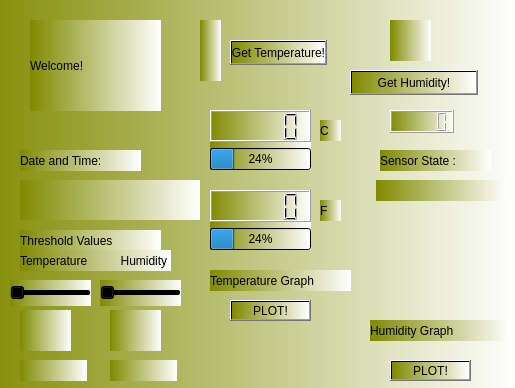
<?xml version="1.0" encoding="UTF-8"?>
<ui version="4.0">
 <class>DHT22SensorData</class>
 <widget class="QMainWindow" name="DHT22SensorData">
  <property name="geometry">
   <rect>
    <x>0</x>
    <y>0</y>
    <width>515</width>
    <height>388</height>
   </rect>
  </property>
  <property name="windowTitle">
   <string>DHT22 Sensor Data </string>
  </property>
  <property name="styleSheet">
   <string notr="true">background-color: qlineargradient(spread:pad, x1:0, y1:0, x2:1, y2:0, stop:0 rgba(128, 138, 0, 255), stop:1 rgba(255, 255, 255, 255));</string>
  </property>
  <widget class="QWidget" name="centralwidget">
   <widget class="QLabel" name="Background">
    <property name="geometry">
     <rect>
      <x>-30</x>
      <y>-50</y>
      <width>551</width>
      <height>440</height>
     </rect>
    </property>
    <property name="text">
     <string/>
    </property>
    <property name="pixmap">
     <pixmap>main-image.jpg</pixmap>
    </property>
   </widget>
   <widget class="QLCDNumber" name="HumidityDisplay">
    <property name="geometry">
     <rect>
      <x>390</x>
      <y>110</y>
      <width>64</width>
      <height>23</height>
     </rect>
    </property>
   </widget>
   <widget class="QWidget" name="layoutWidget_2">
    <property name="geometry">
     <rect>
      <x>210</x>
      <y>110</y>
      <width>101</width>
      <height>60</height>
     </rect>
    </property>
    <layout class="QVBoxLayout" name="verticalLayout_3">
     <item>
      <widget class="QLCDNumber" name="TemperatureDisplayC"/>
     </item>
     <item>
      <widget class="QProgressBar" name="GraphicTempBarC">
       <property name="value">
        <number>24</number>
       </property>
      </widget>
     </item>
    </layout>
   </widget>
   <widget class="QLabel" name="label_2">
    <property name="geometry">
     <rect>
      <x>320</x>
      <y>120</y>
      <width>21</width>
      <height>21</height>
     </rect>
    </property>
    <property name="text">
     <string>C</string>
    </property>
   </widget>
   <widget class="QWidget" name="layoutWidget">
    <property name="geometry">
     <rect>
      <x>210</x>
      <y>110</y>
      <width>101</width>
      <height>60</height>
     </rect>
    </property>
    <layout class="QVBoxLayout" name="verticalLayout_2">
     <item>
      <widget class="QLCDNumber" name="TemperatureDisplay"/>
     </item>
     <item>
      <widget class="QProgressBar" name="GraphicTempBar">
       <property name="value">
        <number>24</number>
       </property>
      </widget>
     </item>
    </layout>
   </widget>
   <widget class="QWidget" name="layoutWidget_3">
    <property name="geometry">
     <rect>
      <x>210</x>
      <y>190</y>
      <width>101</width>
      <height>60</height>
     </rect>
    </property>
    <layout class="QVBoxLayout" name="verticalLayout_4">
     <item>
      <widget class="QLCDNumber" name="TemperatureDisplayF"/>
     </item>
     <item>
      <widget class="QProgressBar" name="GraphicTempBarF">
       <property name="value">
        <number>24</number>
       </property>
      </widget>
     </item>
    </layout>
   </widget>
   <widget class="QLabel" name="label_3">
    <property name="geometry">
     <rect>
      <x>320</x>
      <y>200</y>
      <width>21</width>
      <height>21</height>
     </rect>
    </property>
    <property name="text">
     <string>F</string>
    </property>
   </widget>
   <widget class="QLabel" name="label_4">
    <property name="geometry">
     <rect>
      <x>20</x>
      <y>230</y>
      <width>141</width>
      <height>21</height>
     </rect>
    </property>
    <property name="styleSheet">
     <string notr="true">font: 75 8pt &quot;PibotoLt&quot;;</string>
    </property>
    <property name="text">
     <string>Threshold Values</string>
    </property>
   </widget>
   <widget class="QLabel" name="label_5">
    <property name="geometry">
     <rect>
      <x>20</x>
      <y>250</y>
      <width>151</width>
      <height>21</height>
     </rect>
    </property>
    <property name="styleSheet">
     <string notr="true">font: 75 8pt &quot;PibotoLt&quot;;</string>
    </property>
    <property name="text">
     <string>Temperature          Humidity</string>
    </property>
   </widget>
   <widget class="QLabel" name="Alarmpic1">
    <property name="geometry">
     <rect>
      <x>20</x>
      <y>310</y>
      <width>51</width>
      <height>41</height>
     </rect>
    </property>
    <property name="text">
     <string/>
    </property>
    <property name="pixmap">
     <pixmap>rsz_alarmlatest.jpg</pixmap>
    </property>
   </widget>
   <widget class="QLabel" name="Alarmpic1_2">
    <property name="geometry">
     <rect>
      <x>110</x>
      <y>310</y>
      <width>51</width>
      <height>41</height>
     </rect>
    </property>
    <property name="text">
     <string/>
    </property>
    <property name="pixmap">
     <pixmap>rsz_alarmlatest.jpg</pixmap>
    </property>
   </widget>
   <widget class="QLabel" name="label_7">
    <property name="geometry">
     <rect>
      <x>210</x>
      <y>270</y>
      <width>141</width>
      <height>21</height>
     </rect>
    </property>
    <property name="text">
     <string>Temperature Graph</string>
    </property>
   </widget>
   <widget class="QLabel" name="label_8">
    <property name="geometry">
     <rect>
      <x>370</x>
      <y>320</y>
      <width>141</width>
      <height>21</height>
     </rect>
    </property>
    <property name="text">
     <string>Humidity Graph</string>
    </property>
   </widget>
   <widget class="QPushButton" name="TempPlotPushButton">
    <property name="geometry">
     <rect>
      <x>230</x>
      <y>300</y>
      <width>81</width>
      <height>21</height>
     </rect>
    </property>
    <property name="text">
     <string>PLOT!</string>
    </property>
   </widget>
   <widget class="QPushButton" name="HumidityPlotPushButton">
    <property name="geometry">
     <rect>
      <x>390</x>
      <y>360</y>
      <width>81</width>
      <height>21</height>
     </rect>
    </property>
    <property name="text">
     <string>PLOT!</string>
    </property>
   </widget>
   <widget class="QLabel" name="label">
    <property name="geometry">
     <rect>
      <x>380</x>
      <y>150</y>
      <width>111</width>
      <height>21</height>
     </rect>
    </property>
    <property name="text">
     <string>Sensor State : </string>
    </property>
   </widget>
   <widget class="QLabel" name="SensorState">
    <property name="geometry">
     <rect>
      <x>376</x>
      <y>180</y>
      <width>131</width>
      <height>21</height>
     </rect>
    </property>
    <property name="text">
     <string/>
    </property>
   </widget>
   <widget class="QSlider" name="TempSlider">
    <property name="geometry">
     <rect>
      <x>10</x>
      <y>280</y>
      <width>81</width>
      <height>26</height>
     </rect>
    </property>
    <property name="orientation">
     <enum>Qt::Horizontal</enum>
    </property>
   </widget>
   <widget class="QSlider" name="HumiditySlider">
    <property name="geometry">
     <rect>
      <x>100</x>
      <y>280</y>
      <width>81</width>
      <height>26</height>
     </rect>
    </property>
    <property name="orientation">
     <enum>Qt::Horizontal</enum>
    </property>
   </widget>
   <widget class="QLabel" name="Datelabel">
    <property name="geometry">
     <rect>
      <x>20</x>
      <y>150</y>
      <width>121</width>
      <height>21</height>
     </rect>
    </property>
    <property name="text">
     <string>Date and Time:</string>
    </property>
   </widget>
   <widget class="QLabel" name="Timelabel">
    <property name="geometry">
     <rect>
      <x>20</x>
      <y>180</y>
      <width>180</width>
      <height>40</height>
     </rect>
    </property>
    <property name="text">
     <string/>
    </property>
   </widget>
   <widget class="QLabel" name="Humidity">
    <property name="geometry">
     <rect>
      <x>390</x>
      <y>20</y>
      <width>41</width>
      <height>41</height>
     </rect>
    </property>
    <property name="text">
     <string/>
    </property>
    <property name="pixmap">
     <pixmap>rsz_1humidity.jpg</pixmap>
    </property>
   </widget>
   <widget class="QPushButton" name="HumidityPushButton">
    <property name="geometry">
     <rect>
      <x>350</x>
      <y>70</y>
      <width>128</width>
      <height>25</height>
     </rect>
    </property>
    <property name="styleSheet">
     <string notr="true">font: 75 8pt &quot;PibotoLt&quot;;</string>
    </property>
    <property name="text">
     <string>Get Humidity!</string>
    </property>
   </widget>
   <widget class="QPushButton" name="TemperaturePushButton">
    <property name="geometry">
     <rect>
      <x>230</x>
      <y>40</y>
      <width>97</width>
      <height>25</height>
     </rect>
    </property>
    <property name="styleSheet">
     <string notr="true">font: 75 8pt &quot;PibotoLt&quot;;</string>
    </property>
    <property name="text">
     <string>Get Temperature!</string>
    </property>
   </widget>
   <widget class="QLabel" name="Temp">
    <property name="geometry">
     <rect>
      <x>200</x>
      <y>20</y>
      <width>21</width>
      <height>61</height>
     </rect>
    </property>
    <property name="text">
     <string/>
    </property>
    <property name="pixmap">
     <pixmap>rsz_therm.jpg</pixmap>
    </property>
   </widget>
   <widget class="QLabel" name="label_9">
    <property name="geometry">
     <rect>
      <x>20</x>
      <y>360</y>
      <width>67</width>
      <height>21</height>
     </rect>
    </property>
    <property name="text">
     <string/>
    </property>
   </widget>
   <widget class="QLabel" name="label_10">
    <property name="geometry">
     <rect>
      <x>110</x>
      <y>360</y>
      <width>67</width>
      <height>21</height>
     </rect>
    </property>
    <property name="text">
     <string/>
    </property>
   </widget>
   <widget class="QLabel" name="label_6">
    <property name="geometry">
     <rect>
      <x>30</x>
      <y>20</y>
      <width>131</width>
      <height>91</height>
     </rect>
    </property>
    <property name="styleSheet">
     <string notr="true">font: 75 18pt &quot;PibotoLt&quot;;</string>
    </property>
    <property name="text">
     <string>Welcome!</string>
    </property>
   </widget>
   <zorder>Background</zorder>
   <zorder>layoutWidget</zorder>
   <zorder>HumidityDisplay</zorder>
   <zorder>layoutWidget_2</zorder>
   <zorder>label_2</zorder>
   <zorder>layoutWidget_3</zorder>
   <zorder>label_3</zorder>
   <zorder>label_4</zorder>
   <zorder>label_5</zorder>
   <zorder>Alarmpic1</zorder>
   <zorder>Alarmpic1_2</zorder>
   <zorder>label_7</zorder>
   <zorder>label_8</zorder>
   <zorder>TempPlotPushButton</zorder>
   <zorder>HumidityPlotPushButton</zorder>
   <zorder>label</zorder>
   <zorder>SensorState</zorder>
   <zorder>TempSlider</zorder>
   <zorder>HumiditySlider</zorder>
   <zorder>Datelabel</zorder>
   <zorder>Timelabel</zorder>
   <zorder>Humidity</zorder>
   <zorder>HumidityPushButton</zorder>
   <zorder>TemperaturePushButton</zorder>
   <zorder>Temp</zorder>
   <zorder>label_9</zorder>
   <zorder>label_10</zorder>
   <zorder>label_6</zorder>
  </widget>
 </widget>
 <resources/>
 <connections/>
</ui>
